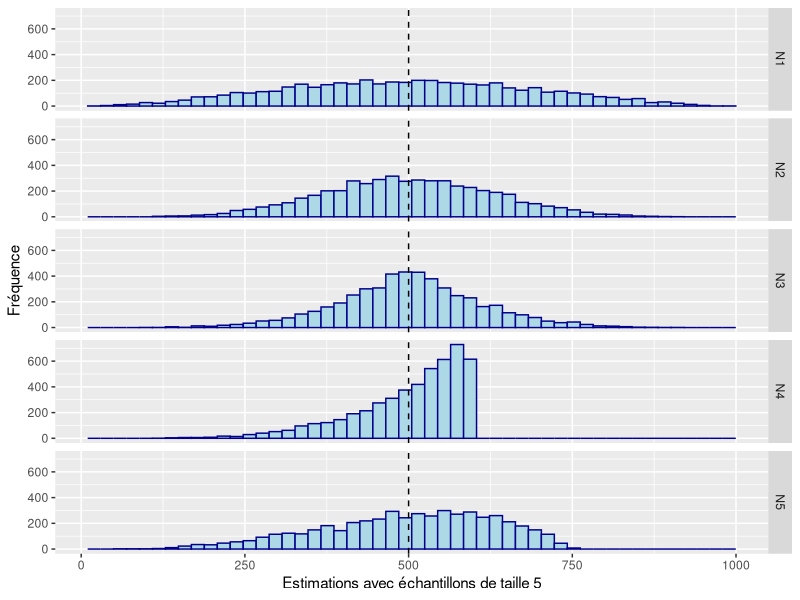
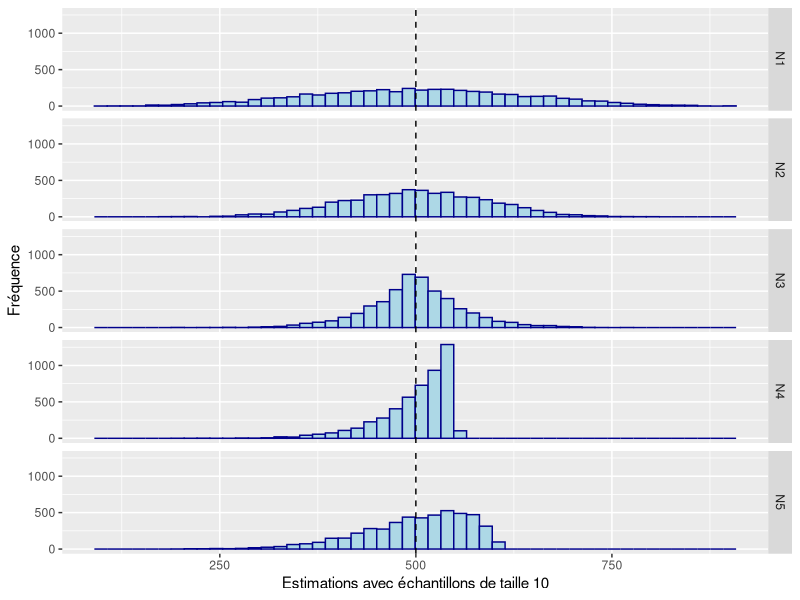
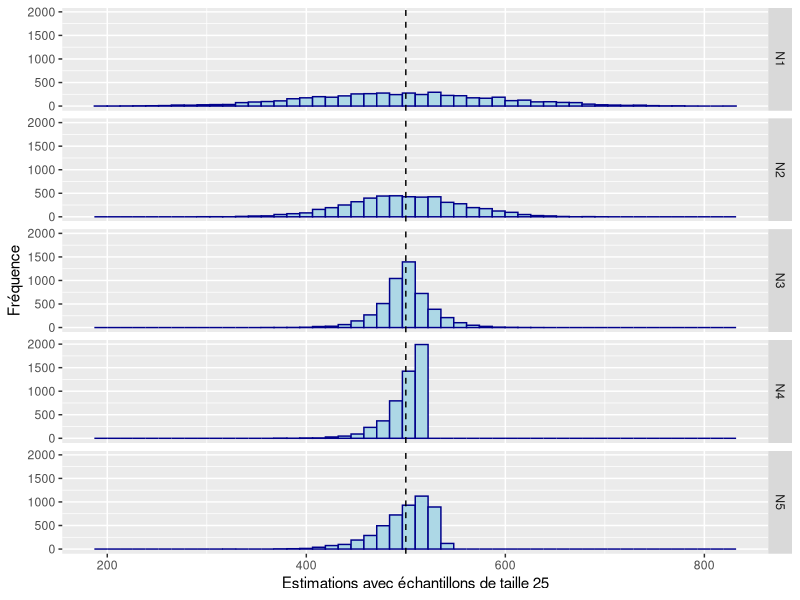
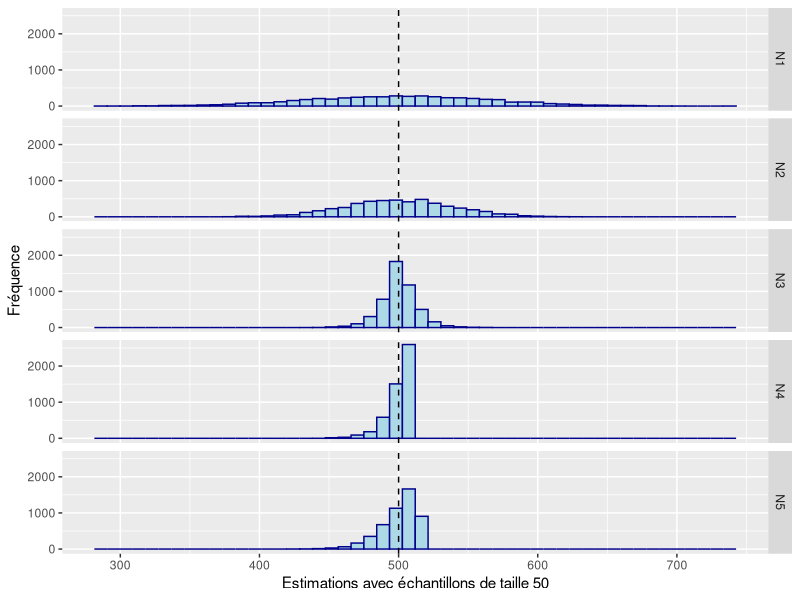
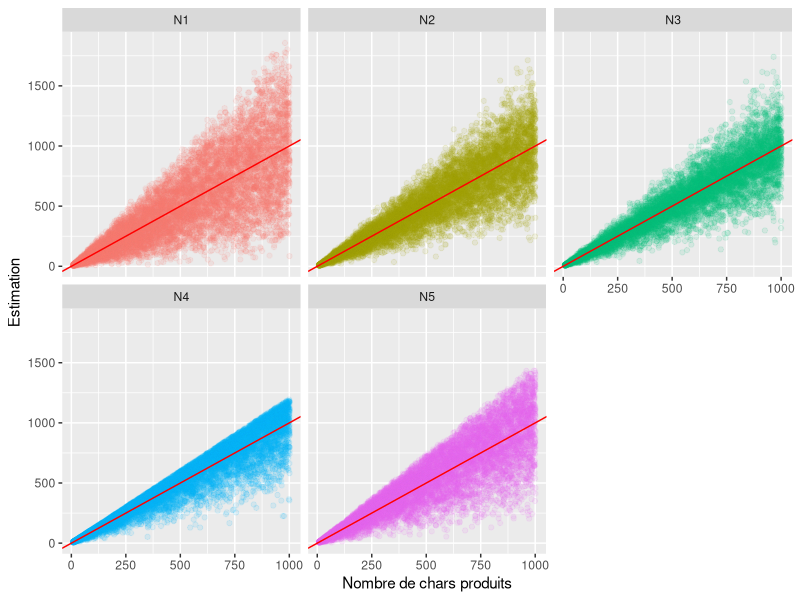

Generate these figures, in order, with R:
## ---- chunk 1
knitr::opts_chunk$set(cache = TRUE)

## Pour obtenir les mêmes résultats malgré l'échantillonnage aléatoire
set.seed(39894095)

## La librairie utilisée
## Pour l'installer, décommenter la ligne suivante:
## install.packages("tidyverse")
library(tidyverse)

## Définition des fonctions pour le calcul des mesures sur les numéros de série.

## Estimateur N1
N1 <- function(ech){
  return(round(2*median(ech)-1))
}

## Estimateur N2
N2 <- function(ech){
  return(round(2*mean(ech)-1))
}

## Estimateur N3
N3 <- function(ech){
  if (length(ech) == 1) return(ech)
  else return(round(max(ech)+min(ech)-1))
}

## Estimateur N4
N4 <- function(ech){
  if (length(ech) == 1) return(ech)
  else{
    n <- length(unique(ech))
    return(round((n+1)/n*max(ech)-1))
  }
}

## Estimateur N5
N5 <- function(ech){
  if (length(ech) == 1) return(ech)
  else{
    n <- length(unique(ech))
    return(round((max(ech)-min(ech))*(n+1)/(n-1)-1))
  }
}
## ---- chunk 2
pop <- c(1:500)
## ---- chunk 3
ech <- sample(pop, 5, replace = FALSE)
ech
## ---- chunk 4
N1(ech)
N2(ech)
N3(ech)
N4(ech)
N5(ech)
## ---- chunk 5
N <- 500
n <- 5
iter <- 5000
pop <- c(1:N)

ech5 <- tibble(id = map(1:iter, ~sample(pop, n, replace = FALSE)))
ech5 <- ech5 %>%
  mutate(N1 = map_dbl(id, N1),
         N2 = map_dbl(id, N2),
         N3 = map_dbl(id, N3),
         N4 = map_dbl(id, N4),
         N5 = map_dbl(id, N5)) %>%
  gather(estimateur, valeur, N1, N2, N3, N4, N5)

n <- 10
ech10 <- tibble(id = map(1:iter, ~sample(pop, n, replace = FALSE)))
ech10 <- ech10 %>%
  mutate(N1 = map_dbl(id, N1),
         N2 = map_dbl(id, N2),
         N3 = map_dbl(id, N3),
         N4 = map_dbl(id, N4),
         N5 = map_dbl(id, N5)) %>%
  gather(estimateur, valeur, N1, N2, N3, N4, N5)

n <- 25
ech25 <- tibble(id = map(1:iter, ~sample(pop, n, replace = FALSE)))
ech25 <- ech25 %>%
  mutate(N1 = map_dbl(id, N1),
         N2 = map_dbl(id, N2),
         N3 = map_dbl(id, N3),
         N4 = map_dbl(id, N4),
         N5 = map_dbl(id, N5)) %>%
  gather(estimateur, valeur, N1, N2, N3, N4, N5)

n <- 50
ech50 <- tibble(id = map(1:iter, ~sample(pop, n, replace = FALSE)))
ech50 <- ech50 %>%
  mutate(N1 = map_dbl(id, N1),
         N2 = map_dbl(id, N2),
         N3 = map_dbl(id, N3),
         N4 = map_dbl(id, N4), 
         N5 = map_dbl(id, N5)) %>%
  gather(estimateur, valeur, N1, N2, N3, N4, N5)
## ---- chunk 6
graphe_ech5 <- ggplot(data = ech5, mapping = aes(x = valeur))+
  geom_histogram(bins = 50, fill = "lightblue", color = "darkblue")+
  facet_grid(estimateur ~ .)+
  geom_vline(xintercept=N,linetype=2,color="black")+
  labs(
    x = "Estimations avec échantillons de taille 5",
    y = "Fréquence"
  )

graphe_ech10 <- ggplot(data = ech10, mapping = aes(x = valeur))+
  geom_histogram(bins = 50, fill = "lightblue", color = "darkblue")+
  facet_grid(estimateur ~ .)+
  geom_vline(xintercept=N,linetype=2,color="black")+
  labs(
    x = "Estimations avec échantillons de taille 10",
    y = "Fréquence"
  )

graphe_ech25 <- ggplot(data = ech25, mapping = aes(x = valeur))+
  geom_histogram(bins = 50, fill = "lightblue", color = "darkblue")+
  facet_grid(estimateur ~ .)+
  geom_vline(xintercept=N,linetype=2,color="black")+
  labs(
    x = "Estimations avec échantillons de taille 25",
    y = "Fréquence"
  )

graphe_ech50 <- ggplot(data = ech50, mapping = aes(x = valeur))+
  geom_histogram(bins = 50, fill = "lightblue", color = "darkblue")+
  facet_grid(estimateur ~ .)+
  geom_vline(xintercept=N,linetype=2,color="black")+
  labs(
    x = "Estimations avec échantillons de taille 50",
    y = "Fréquence"
  )
## ---- chunk 7
graphe_ech5
graphe_ech10
graphe_ech25
graphe_ech50
## ---- chunk 8
ech1000 <- tibble(
  pop = rep(seq(10, 1000, 5), 50),
  id = map(pop, ~sample(.x, 5, replace = FALSE))
  )
ech1000 <- ech1000 %>%
  mutate(N1 = map_dbl(id, N1),
         N2 = map_dbl(id, N2),
         N3 = map_dbl(id, N3),
         N4 = map_dbl(id, N4), 
         N5 = map_dbl(id, N5)) %>%
  gather(estimateur, valeur, N1, N2, N3, N4, N5) %>%
  select(-id)

ggplot(data = ech1000, aes(x = pop, y = valeur, color=estimateur))+
  geom_jitter(alpha=0.1)+
  labs(
    x = "Nombre de chars produits",
    y = "Estimation"
  )+
  geom_abline(intercept = 0, slope=1, color = "red") +
  facet_wrap(estimateur ~ .) + 
  theme(legend.position="none")
## ---- chunk 9
equip = c(83, 135, 274, 380, 668, 895, 955, 964, 1113, 
          1174, 1210, 1344, 1387, 1414, 1610, 1668, 1689, 
          1756, 1865, 1874, 1880, 1936, 2005, 2006, 2065, 
          2157, 2220, 2224, 2396, 2543, 2787)
data <- tibble(
  id = 1:length(equip),
  equip = equip
)
## ---- chunk 10
equip
## ---- chunk 11
N1(equip)
N2(equip)
N3(equip)
N4(equip)
N5(equip)
